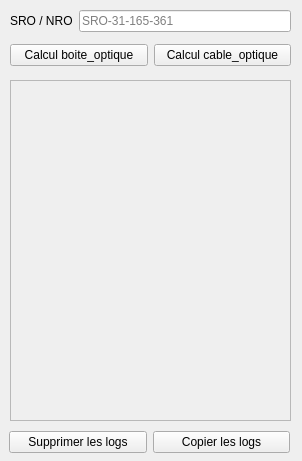
<?xml version="1.0" encoding="UTF-8"?>
<ui version="4.0">
 <class>CalculsSIO</class>
 <widget class="QWidget" name="CalculsSIO">
  <property name="geometry">
   <rect>
    <x>0</x>
    <y>0</y>
    <width>302</width>
    <height>461</height>
   </rect>
  </property>
  <property name="minimumSize">
   <size>
    <width>302</width>
    <height>461</height>
   </size>
  </property>
  <property name="maximumSize">
   <size>
    <width>602</width>
    <height>461</height>
   </size>
  </property>
  <property name="windowTitle">
   <string>CalculsSIO</string>
  </property>
  <widget class="QWidget" name="formLayoutWidget">
   <property name="geometry">
    <rect>
     <x>10</x>
     <y>10</y>
     <width>281</width>
     <height>31</height>
    </rect>
   </property>
   <layout class="QFormLayout" name="formLayout">
    <item row="0" column="0">
     <widget class="QLabel" name="sroLabel">
      <property name="text">
       <string>SRO / NRO</string>
      </property>
     </widget>
    </item>
    <item row="0" column="1">
     <widget class="QLineEdit" name="sroLineEdit">
      <property name="placeholderText">
       <string>SRO-31-165-361</string>
      </property>
     </widget>
    </item>
   </layout>
  </widget>
  <widget class="QWidget" name="horizontalLayoutWidget">
   <property name="geometry">
    <rect>
     <x>10</x>
     <y>40</y>
     <width>281</width>
     <height>31</height>
    </rect>
   </property>
   <layout class="QHBoxLayout" name="horizontalLayout">
    <item>
     <widget class="QPushButton" name="calculBoiteBouton">
      <property name="enabled">
       <bool>true</bool>
      </property>
      <property name="toolTip">
       <string>&lt;html&gt;&lt;head/&gt;&lt;body&gt;&lt;p&gt;Couches nécessaires : &lt;br&gt;- ftth&lt;br&gt;- ftte&lt;br&gt;- ftto&lt;br&gt;- boite_optique&lt;br&gt;- zapbo&lt;br&gt;- zasro&lt;/p&gt;&lt;/body&gt;&lt;/html&gt;</string>
      </property>
      <property name="text">
       <string>Calcul boite_optique</string>
      </property>
     </widget>
    </item>
    <item>
     <widget class="QPushButton" name="calculcableBouton">
      <property name="enabled">
       <bool>true</bool>
      </property>
      <property name="toolTip">
       <string>&lt;html&gt;&lt;head/&gt;&lt;body&gt;&lt;p&gt;Couches nécessaires : &lt;br&gt;- boite_optique&lt;br&gt;- cable_optique&lt;/p&gt;&lt;/body&gt;&lt;/html&gt;</string>
      </property>
      <property name="text">
       <string>Calcul cable_optique</string>
      </property>
     </widget>
    </item>
   </layout>
  </widget>
  <widget class="QPlainTextEdit" name="logsTextEdit">
   <property name="enabled">
    <bool>false</bool>
   </property>
   <property name="geometry">
    <rect>
     <x>10</x>
     <y>80</y>
     <width>281</width>
     <height>341</height>
    </rect>
   </property>
  </widget>
  <widget class="QWidget" name="horizontalLayoutWidget_2">
   <property name="geometry">
    <rect>
     <x>9</x>
     <y>430</y>
     <width>281</width>
     <height>25</height>
    </rect>
   </property>
   <layout class="QHBoxLayout" name="horizontalLayout_3">
    <item>
     <widget class="QPushButton" name="supprimerLogsBouton">
      <property name="enabled">
       <bool>true</bool>
      </property>
      <property name="text">
       <string>Supprimer les logs</string>
      </property>
     </widget>
    </item>
    <item>
     <widget class="QPushButton" name="copierLogsBouton">
      <property name="enabled">
       <bool>true</bool>
      </property>
      <property name="text">
       <string>Copier les logs</string>
      </property>
     </widget>
    </item>
   </layout>
  </widget>
 </widget>
 <tabstops>
  <tabstop>sroLineEdit</tabstop>
  <tabstop>calculBoiteBouton</tabstop>
  <tabstop>calculcableBouton</tabstop>
  <tabstop>copierLogsBouton</tabstop>
  <tabstop>supprimerLogsBouton</tabstop>
  <tabstop>logsTextEdit</tabstop>
 </tabstops>
 <resources/>
 <connections>
  <connection>
   <sender>calculBoiteBouton</sender>
   <signal>clicked()</signal>
   <receiver>CalculsSIO</receiver>
   <slot>calculBoite()</slot>
   <hints>
    <hint type="sourcelabel">
     <x>29</x>
     <y>52</y>
    </hint>
    <hint type="destinationlabel">
     <x>7</x>
     <y>28</y>
    </hint>
   </hints>
  </connection>
  <connection>
   <sender>calculcableBouton</sender>
   <signal>clicked()</signal>
   <receiver>CalculsSIO</receiver>
   <slot>calculCable()</slot>
   <hints>
    <hint type="sourcelabel">
     <x>259</x>
     <y>45</y>
    </hint>
    <hint type="destinationlabel">
     <x>292</x>
     <y>35</y>
    </hint>
   </hints>
  </connection>
  <connection>
   <sender>copierLogsBouton</sender>
   <signal>clicked()</signal>
   <receiver>CalculsSIO</receiver>
   <slot>copierLogs()</slot>
   <hints>
    <hint type="sourcelabel">
     <x>163</x>
     <y>445</y>
    </hint>
    <hint type="destinationlabel">
     <x>3</x>
     <y>427</y>
    </hint>
   </hints>
  </connection>
  <connection>
   <sender>supprimerLogsBouton</sender>
   <signal>clicked()</signal>
   <receiver>CalculsSIO</receiver>
   <slot>supprimerLogs()</slot>
   <hints>
    <hint type="sourcelabel">
     <x>74</x>
     <y>436</y>
    </hint>
    <hint type="destinationlabel">
     <x>271</x>
     <y>424</y>
    </hint>
   </hints>
  </connection>
 </connections>
 <slots>
  <slot>calculBoite()</slot>
  <slot>calculCable()</slot>
  <slot>copierLogs()</slot>
  <slot>supprimerLogs()</slot>
 </slots>
</ui>
